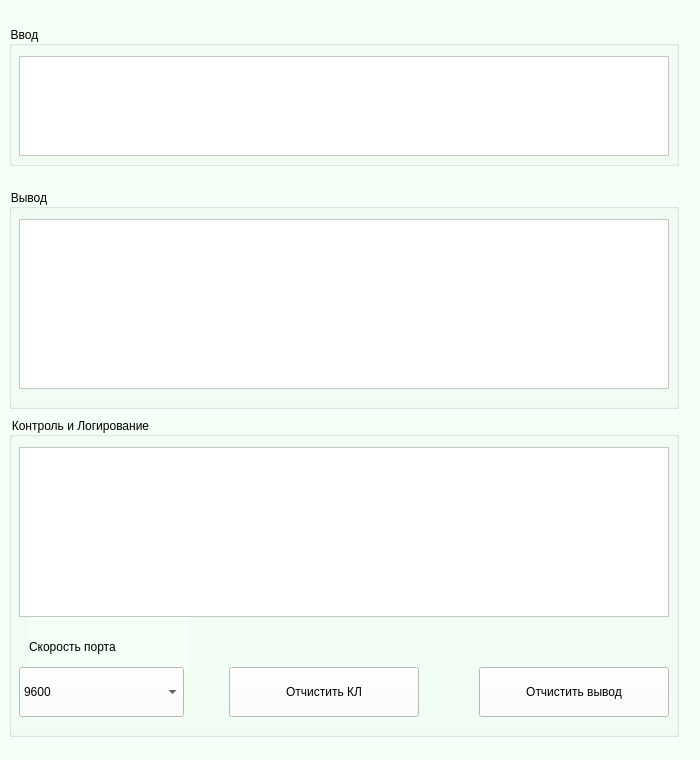
<?xml version="1.0" encoding="UTF-8"?>
<ui version="4.0">
 <class>MainWindow</class>
 <widget class="QMainWindow" name="MainWindow">
  <property name="enabled">
   <bool>true</bool>
  </property>
  <property name="geometry">
   <rect>
    <x>0</x>
    <y>0</y>
    <width>700</width>
    <height>760</height>
   </rect>
  </property>
  <property name="minimumSize">
   <size>
    <width>700</width>
    <height>760</height>
   </size>
  </property>
  <property name="maximumSize">
   <size>
    <width>700</width>
    <height>760</height>
   </size>
  </property>
  <property name="mouseTracking">
   <bool>false</bool>
  </property>
  <property name="tabletTracking">
   <bool>false</bool>
  </property>
  <property name="windowTitle">
   <string>Lab3</string>
  </property>
  <property name="styleSheet">
   <string notr="true">background-color: rgb(244, 255, 246);

</string>
  </property>
  <widget class="QWidget" name="centralwidget">
   <layout class="QVBoxLayout" name="verticalLayout_2">
    <item>
     <widget class="QGroupBox" name="InputGroupBox">
      <property name="minimumSize">
       <size>
        <width>670</width>
        <height>140</height>
       </size>
      </property>
      <property name="maximumSize">
       <size>
        <width>670</width>
        <height>130</height>
       </size>
      </property>
      <property name="styleSheet">
       <string notr="true">background-color: rgb(244, 255, 246);</string>
      </property>
      <property name="title">
       <string>Ввод</string>
      </property>
      <widget class="QTextEdit" name="InputMessage">
       <property name="geometry">
        <rect>
         <x>10</x>
         <y>30</y>
         <width>650</width>
         <height>100</height>
        </rect>
       </property>
       <property name="minimumSize">
        <size>
         <width>650</width>
         <height>0</height>
        </size>
       </property>
       <property name="maximumSize">
        <size>
         <width>650</width>
         <height>16777215</height>
        </size>
       </property>
       <property name="styleSheet">
        <string notr="true">background-color: rgb(255, 255, 255);</string>
       </property>
       <property name="verticalScrollBarPolicy">
        <enum>Qt::ScrollBarAsNeeded</enum>
       </property>
       <property name="textInteractionFlags">
        <set>Qt::TextEditorInteraction</set>
       </property>
      </widget>
     </widget>
    </item>
    <item>
     <widget class="QGroupBox" name="OutputGroupBox">
      <property name="minimumSize">
       <size>
        <width>670</width>
        <height>220</height>
       </size>
      </property>
      <property name="maximumSize">
       <size>
        <width>670</width>
        <height>200</height>
       </size>
      </property>
      <property name="styleSheet">
       <string notr="true">background-color: rgb(244, 255, 246);
</string>
      </property>
      <property name="title">
       <string>Вывод</string>
      </property>
      <widget class="QTextEdit" name="OutputMessage">
       <property name="geometry">
        <rect>
         <x>10</x>
         <y>30</y>
         <width>650</width>
         <height>170</height>
        </rect>
       </property>
       <property name="minimumSize">
        <size>
         <width>650</width>
         <height>170</height>
        </size>
       </property>
       <property name="maximumSize">
        <size>
         <width>650</width>
         <height>170</height>
        </size>
       </property>
       <property name="styleSheet">
        <string notr="true">background-color: rgb(255, 255, 255);</string>
       </property>
       <property name="sizeAdjustPolicy">
        <enum>QAbstractScrollArea::AdjustIgnored</enum>
       </property>
       <property name="readOnly">
        <bool>true</bool>
       </property>
       <property name="textInteractionFlags">
        <set>Qt::TextSelectableByMouse</set>
       </property>
      </widget>
     </widget>
    </item>
    <item>
     <widget class="QGroupBox" name="CDGroupBox">
      <property name="minimumSize">
       <size>
        <width>670</width>
        <height>320</height>
       </size>
      </property>
      <property name="maximumSize">
       <size>
        <width>670</width>
        <height>320</height>
       </size>
      </property>
      <property name="styleSheet">
       <string notr="true">background-color: rgb(244, 255, 246);
</string>
      </property>
      <property name="title">
       <string>Контроль и Логирование</string>
      </property>
      <widget class="QComboBox" name="CD_CB_PortSpeed">
       <property name="geometry">
        <rect>
         <x>10</x>
         <y>250</y>
         <width>165</width>
         <height>50</height>
        </rect>
       </property>
       <property name="styleSheet">
        <string notr="true">background-color: rgb(255, 255, 255);</string>
       </property>
       <property name="currentIndex">
        <number>4</number>
       </property>
       <item>
        <property name="text">
         <string>1200</string>
        </property>
       </item>
       <item>
        <property name="text">
         <string>1800</string>
        </property>
       </item>
       <item>
        <property name="text">
         <string>2400</string>
        </property>
       </item>
       <item>
        <property name="text">
         <string>4800</string>
        </property>
       </item>
       <item>
        <property name="text">
         <string>9600</string>
        </property>
       </item>
       <item>
        <property name="text">
         <string>19200</string>
        </property>
       </item>
       <item>
        <property name="text">
         <string>38400</string>
        </property>
       </item>
       <item>
        <property name="text">
         <string>57600</string>
        </property>
       </item>
       <item>
        <property name="text">
         <string>115200</string>
        </property>
       </item>
      </widget>
      <widget class="QTextEdit" name="CD_Message">
       <property name="geometry">
        <rect>
         <x>10</x>
         <y>30</y>
         <width>650</width>
         <height>170</height>
        </rect>
       </property>
       <property name="minimumSize">
        <size>
         <width>650</width>
         <height>0</height>
        </size>
       </property>
       <property name="maximumSize">
        <size>
         <width>650</width>
         <height>170</height>
        </size>
       </property>
       <property name="styleSheet">
        <string notr="true">background-color: rgb(255, 255, 255);</string>
       </property>
       <property name="sizeAdjustPolicy">
        <enum>QAbstractScrollArea::AdjustIgnored</enum>
       </property>
       <property name="readOnly">
        <bool>true</bool>
       </property>
       <property name="textInteractionFlags">
        <set>Qt::TextSelectableByMouse</set>
       </property>
      </widget>
      <widget class="QPushButton" name="CD_BtnClear">
       <property name="geometry">
        <rect>
         <x>220</x>
         <y>250</y>
         <width>190</width>
         <height>50</height>
        </rect>
       </property>
       <property name="styleSheet">
        <string notr="true">background-color: rgb(255, 255, 255);</string>
       </property>
       <property name="text">
        <string>Отчистить КЛ</string>
       </property>
      </widget>
      <widget class="QPushButton" name="OutputBtnClear">
       <property name="geometry">
        <rect>
         <x>470</x>
         <y>250</y>
         <width>190</width>
         <height>50</height>
        </rect>
       </property>
       <property name="styleSheet">
        <string notr="true">background-color: rgb(255, 255, 255);</string>
       </property>
       <property name="text">
        <string>Отчистить вывод</string>
       </property>
      </widget>
      <widget class="QLabel" name="label_2">
       <property name="geometry">
        <rect>
         <x>20</x>
         <y>200</y>
         <width>161</width>
         <height>61</height>
        </rect>
       </property>
       <property name="sizePolicy">
        <sizepolicy hsizetype="Expanding" vsizetype="Expanding">
         <horstretch>0</horstretch>
         <verstretch>0</verstretch>
        </sizepolicy>
       </property>
       <property name="layoutDirection">
        <enum>Qt::LeftToRight</enum>
       </property>
       <property name="text">
        <string>&lt;html&gt;&lt;head/&gt;&lt;body&gt;&lt;p&gt;Скорость порта&lt;/p&gt;&lt;/body&gt;&lt;/html&gt;</string>
       </property>
      </widget>
      <zorder>label_2</zorder>
      <zorder>CD_CB_PortSpeed</zorder>
      <zorder>CD_BtnClear</zorder>
      <zorder>CD_Message</zorder>
      <zorder>OutputBtnClear</zorder>
     </widget>
    </item>
   </layout>
  </widget>
 </widget>
 <resources/>
 <connections/>
</ui>
